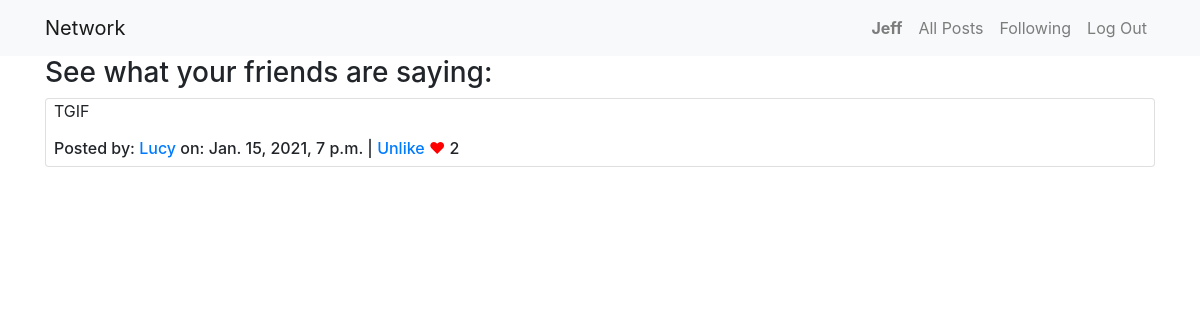
The page /following (signed in) on the database its author committed.
### network/models.py (models this page shows)
class User(AbstractUser):
    pass

class Post(models.Model):
    owner = models.CharField(max_length=50)
    content = models.CharField(max_length=300)
    created_date = models.DateTimeField(auto_now_add=True)
    liked = models.ManyToManyField('User', default=None, blank=True, related_name='likes')

### network/views.py (the view)
# urls.py: path("following", views.following, name="following"),
def following(request):
    warning = ''
    friends = Follower.objects.filter(follower = request.user)
    posts = Post.objects.all().order_by('-created_date')
    filteredPosts = []
    for post in posts:
        for friend in friends:
            if friend.star == post.owner:
                filteredPosts.append(post)
    if not friends:
        warning = "You are not following anybody."
    return render(request, "network/following.html", {
        "allPosts": filteredPosts,
        "warning": warning
    })

### network/templates/network/following.html (shortened to what this page needs)
{% extends "network/layout.html" %}
{% block body %}
<div class="container">
    <h3>See what your friends are saying:</h3>
    {% include 'network/card.html' %}
</div>
{% endblock %}

### network/templates/network/layout.html (shortened to what this page needs)
{% load static %}
<!DOCTYPE html>
<html lang="en">
    <head>
        <link rel="stylesheet" href="https://stackpath.bootstrapcdn.com/bootstrap/4.4.1/css/bootstrap.min.css">
        <link href="{% static 'network/styles.css' %}" rel="stylesheet">
    </head>
    <body>
        <nav class="navbar navbar-expand-lg navbar-light bg-light align-items-left">
            <div class="container">
            <a class="navbar-brand" href="{% url 'index' %}">Network</a>
            <div>
              <ul class="navbar-nav mr-auto">
                {% if user.is_authenticated %}
                    <li class="nav-item">
                        <a class="nav-link" href="{% url 'profile' user.username %}"><strong>{{ user.username|capfirst }}</strong></a>
                    </li>
                {% endif %}
                <li class="nav-item">
                  <a class="nav-link" href="{% url 'index' %}">All Posts</a>
                </li>
                {% if user.is_authenticated %}
                    <li class="nav-item">
                        <a class="nav-link" href="{% url 'following' %}">Following</a>
                    </li>
                    <li class="nav-item">
                        <a class="nav-link" href="{% url 'logout' %}">Log Out</a>
                    </li>
                {% endif %}
              </ul>
            </div>
            </div>
        </nav>
        <div class="body">
            {% block body %}
            {% endblock %}
        </div>
    </body>
</html>

### network/templates/network/card.html (shortened to what this page needs)
{% for post in allPosts %}
<div class="card mb-1 px-2">
    <p class="content">{{post.content}}</p>
    <h6>
        Posted by:
        {% if user.is_authenticated %}
        <a href="{% url 'profile' post.owner %}">{{post.owner|capfirst}}</a>
        {% else %}
        {{post.owner|capfirst}}
        {% endif %}
        on: <span class="date">{{post.created_date}}</span>
        |
        {% if not user.username == post.owner and user.is_authenticated %}
            {% if request.user in post.liked.all %}
            <a href="#" data-postId="{{post.id}}" class="like-btn">Unlike</a>
            {% else %}
            <a href="#" data-postId="{{post.id}}" class="like-btn">Like</a>
            {% endif %}
        {% endif %}
        <span style="color:red;">&hearts;</span> <span class="like-count">{{ post.liked.all.count }}</span>
    </h6>
</div>
{% endfor %}

### rows shown on the page
User: username "Jeff"
Post: content "TGIF", owner "Lucy", created_date "Jan. 15, 2021, 7 p.m.", liked.all.count "2"
